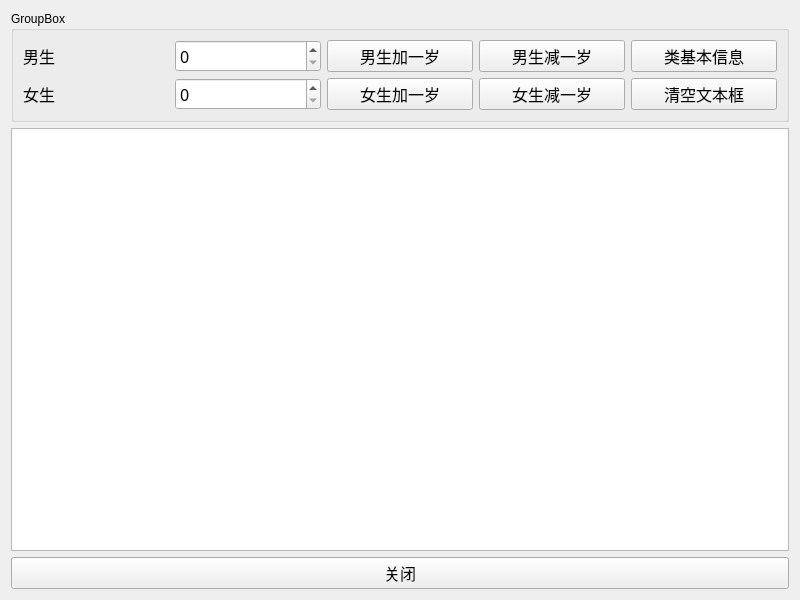
<?xml version="1.0" encoding="UTF-8"?>
<ui version="4.0">
 <class>Widget</class>
 <widget class="QWidget" name="Widget">
  <property name="geometry">
   <rect>
    <x>0</x>
    <y>0</y>
    <width>800</width>
    <height>600</height>
   </rect>
  </property>
  <property name="windowTitle">
   <string>Widget</string>
  </property>
  <layout class="QVBoxLayout" name="verticalLayout">
   <item>
    <widget class="QGroupBox" name="groupBox">
     <property name="title">
      <string>GroupBox</string>
     </property>
     <layout class="QGridLayout" name="gridLayout">
      <item row="1" column="4">
       <widget class="QPushButton" name="btnClear">
        <property name="minimumSize">
         <size>
          <width>100</width>
          <height>30</height>
         </size>
        </property>
        <property name="font">
         <font>
          <family>Microsoft YaHei</family>
          <pointsize>12</pointsize>
         </font>
        </property>
        <property name="text">
         <string>清空文本框</string>
        </property>
       </widget>
      </item>
      <item row="1" column="2">
       <widget class="QPushButton" name="btnGirlInc">
        <property name="minimumSize">
         <size>
          <width>100</width>
          <height>30</height>
         </size>
        </property>
        <property name="font">
         <font>
          <family>Microsoft YaHei</family>
          <pointsize>12</pointsize>
         </font>
        </property>
        <property name="text">
         <string>女生加一岁</string>
        </property>
       </widget>
      </item>
      <item row="1" column="0">
       <widget class="QLabel" name="label_2">
        <property name="font">
         <font>
          <family>Microsoft YaHei</family>
          <pointsize>12</pointsize>
         </font>
        </property>
        <property name="text">
         <string>女生</string>
        </property>
       </widget>
      </item>
      <item row="0" column="0">
       <widget class="QLabel" name="label">
        <property name="font">
         <font>
          <family>Microsoft YaHei</family>
          <pointsize>12</pointsize>
         </font>
        </property>
        <property name="text">
         <string>男生</string>
        </property>
       </widget>
      </item>
      <item row="1" column="1">
       <widget class="QSpinBox" name="spinBoxGirl">
        <property name="minimumSize">
         <size>
          <width>100</width>
          <height>30</height>
         </size>
        </property>
        <property name="font">
         <font>
          <family>Microsoft YaHei</family>
          <pointsize>12</pointsize>
         </font>
        </property>
        <property name="maximum">
         <number>200</number>
        </property>
       </widget>
      </item>
      <item row="0" column="2">
       <widget class="QPushButton" name="btnBoyInc">
        <property name="minimumSize">
         <size>
          <width>100</width>
          <height>30</height>
         </size>
        </property>
        <property name="font">
         <font>
          <family>Microsoft YaHei</family>
          <pointsize>12</pointsize>
         </font>
        </property>
        <property name="text">
         <string>男生加一岁</string>
        </property>
       </widget>
      </item>
      <item row="0" column="1">
       <widget class="QSpinBox" name="spinBoxBoy">
        <property name="minimumSize">
         <size>
          <width>100</width>
          <height>30</height>
         </size>
        </property>
        <property name="font">
         <font>
          <family>Microsoft YaHei</family>
          <pointsize>12</pointsize>
         </font>
        </property>
        <property name="maximum">
         <number>200</number>
        </property>
       </widget>
      </item>
      <item row="0" column="4">
       <widget class="QPushButton" name="btnClassInfo">
        <property name="minimumSize">
         <size>
          <width>100</width>
          <height>30</height>
         </size>
        </property>
        <property name="font">
         <font>
          <family>Microsoft YaHei</family>
          <pointsize>12</pointsize>
         </font>
        </property>
        <property name="text">
         <string>类基本信息</string>
        </property>
       </widget>
      </item>
      <item row="0" column="3">
       <widget class="QPushButton" name="btnBoyDec">
        <property name="minimumSize">
         <size>
          <width>100</width>
          <height>30</height>
         </size>
        </property>
        <property name="font">
         <font>
          <family>Microsoft YaHei</family>
          <pointsize>12</pointsize>
         </font>
        </property>
        <property name="text">
         <string>男生减一岁</string>
        </property>
       </widget>
      </item>
      <item row="1" column="3">
       <widget class="QPushButton" name="btnGirlDec">
        <property name="minimumSize">
         <size>
          <width>100</width>
          <height>30</height>
         </size>
        </property>
        <property name="font">
         <font>
          <family>Microsoft YaHei</family>
          <pointsize>12</pointsize>
         </font>
        </property>
        <property name="text">
         <string>女生减一岁</string>
        </property>
       </widget>
      </item>
     </layout>
    </widget>
   </item>
   <item>
    <widget class="QPlainTextEdit" name="plainTextEdit">
     <property name="font">
      <font>
       <family>Microsoft YaHei</family>
       <pointsize>12</pointsize>
      </font>
     </property>
    </widget>
   </item>
   <item>
    <widget class="QPushButton" name="btnClose">
     <property name="minimumSize">
      <size>
       <width>100</width>
       <height>30</height>
      </size>
     </property>
     <property name="font">
      <font>
       <family>Microsoft YaHei</family>
       <pointsize>12</pointsize>
      </font>
     </property>
     <property name="text">
      <string>关闭</string>
     </property>
    </widget>
   </item>
  </layout>
 </widget>
 <resources/>
 <connections/>
</ui>
